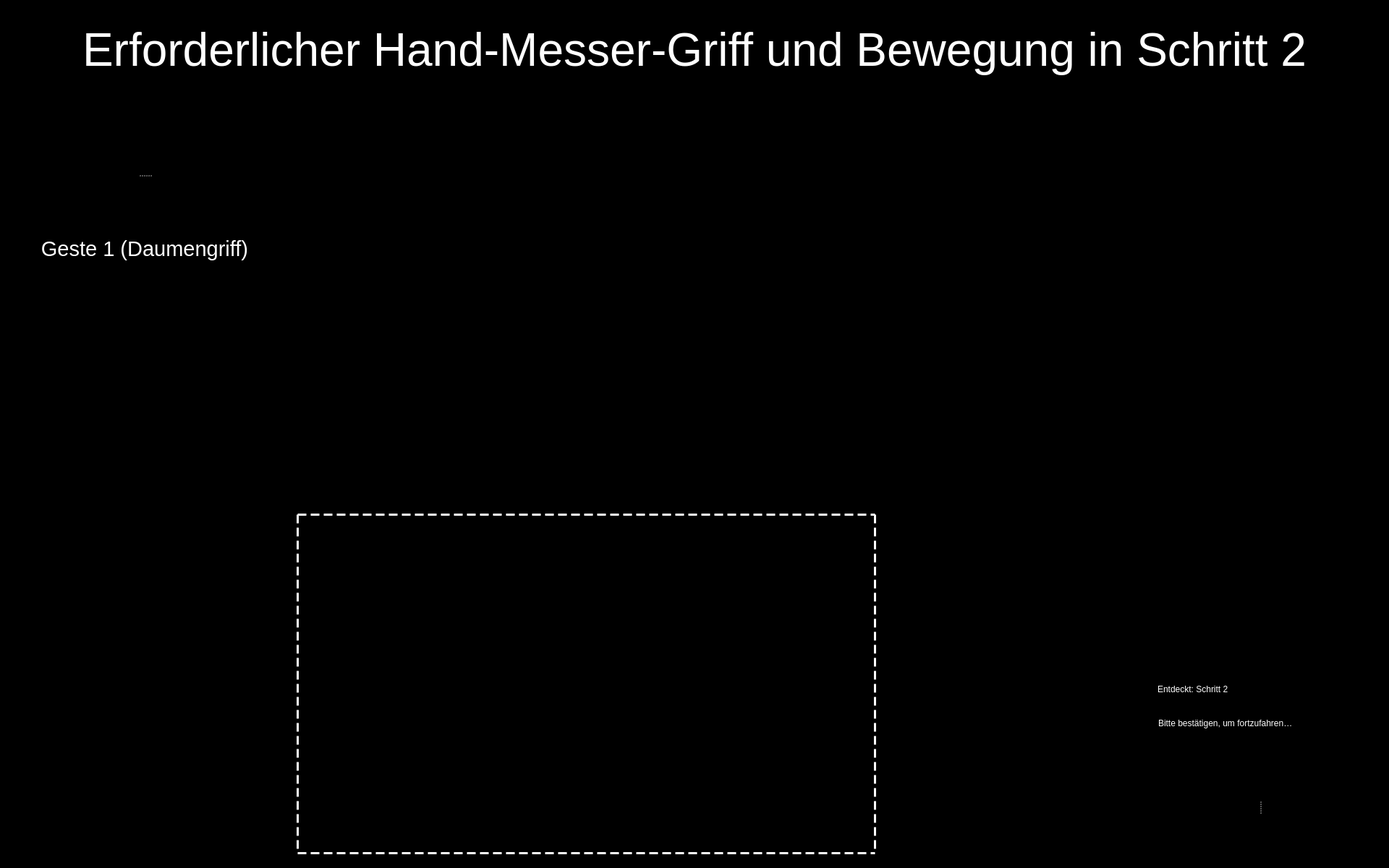
<?xml version="1.0" encoding="UTF-8"?>
<ui version="4.0">
 <class>Entry_Step_2_UI</class>
 <widget class="QWidget" name="Entry_Step_2_UI">
  <property name="windowModality">
   <enum>Qt::WindowModal</enum>
  </property>
  <property name="enabled">
   <bool>true</bool>
  </property>
  <property name="geometry">
   <rect>
    <x>0</x>
    <y>0</y>
    <width>1920</width>
    <height>1200</height>
   </rect>
  </property>
  <property name="sizePolicy">
   <sizepolicy hsizetype="Preferred" vsizetype="Preferred">
    <horstretch>0</horstretch>
    <verstretch>0</verstretch>
   </sizepolicy>
  </property>
  <property name="minimumSize">
   <size>
    <width>0</width>
    <height>0</height>
   </size>
  </property>
  <property name="maximumSize">
   <size>
    <width>1920</width>
    <height>1200</height>
   </size>
  </property>
  <property name="windowTitle">
   <string>Food Assist</string>
  </property>
  <property name="windowOpacity">
   <double>1.000000000000000</double>
  </property>
  <property name="styleSheet">
   <string notr="true">background-color: rgb(0, 0, 0);</string>
  </property>
  <widget class="QWidget" name="widget" native="true">
   <property name="geometry">
    <rect>
     <x>1540</x>
     <y>930</y>
     <width>371</width>
     <height>91</height>
    </rect>
   </property>
   <property name="styleSheet">
    <string notr="true">background-color: rgb(0, 0, 0);</string>
   </property>
   <widget class="QLabel" name="label">
    <property name="geometry">
     <rect>
      <x>10</x>
      <y>0</y>
      <width>41</width>
      <height>51</height>
     </rect>
    </property>
    <property name="styleSheet">
     <string notr="true"/>
    </property>
    <property name="text">
     <string/>
    </property>
    <property name="pixmap">
     <pixmap resource="resources/res.qrc">:/img/Icon Detected.svg</pixmap>
    </property>
    <property name="alignment">
     <set>Qt::AlignRight|Qt::AlignTrailing|Qt::AlignVCenter</set>
    </property>
   </widget>
   <widget class="QLabel" name="label_2">
    <property name="geometry">
     <rect>
      <x>60</x>
      <y>3</y>
      <width>311</width>
      <height>40</height>
     </rect>
    </property>
    <property name="styleSheet">
     <string notr="true">font: 75 28pt &quot;Arial&quot;;
color: rgb(255, 255, 255);</string>
    </property>
    <property name="text">
     <string>Entdeckt: Schritt 2</string>
    </property>
    <property name="textFormat">
     <enum>Qt::RichText</enum>
    </property>
   </widget>
   <widget class="QLabel" name="label_3">
    <property name="geometry">
     <rect>
      <x>61</x>
      <y>54</y>
      <width>321</width>
      <height>31</height>
     </rect>
    </property>
    <property name="styleSheet">
     <string notr="true">font: 14pt &quot;Arial&quot;;
color: rgb(255, 255, 255)</string>
    </property>
    <property name="text">
     <string>Bitte bestätigen, um fortzufahren…</string>
    </property>
   </widget>
  </widget>
  <widget class="QLabel" name="img_detected_step2">
   <property name="geometry">
    <rect>
     <x>1410</x>
     <y>400</y>
     <width>631</width>
     <height>521</height>
    </rect>
   </property>
   <property name="frameShape">
    <enum>QFrame::NoFrame</enum>
   </property>
   <property name="text">
    <string/>
   </property>
   <property name="pixmap">
    <pixmap resource="resources/res.qrc">:/detected steps/Detected Step2.png</pixmap>
   </property>
   <property name="scaledContents">
    <bool>true</bool>
   </property>
  </widget>
  <widget class="QLabel" name="label_8">
   <property name="geometry">
    <rect>
     <x>410</x>
     <y>710</y>
     <width>801</width>
     <height>471</height>
    </rect>
   </property>
   <property name="styleSheet">
    <string notr="true">border :3px solid white;
border-style : dashed;
background-color: rgb(0, 0, 0, 0);</string>
   </property>
   <property name="text">
    <string/>
   </property>
  </widget>
  <widget class="QWidget" name="widget_2" native="true">
   <property name="geometry">
    <rect>
     <x>1559</x>
     <y>1030</y>
     <width>361</width>
     <height>161</height>
    </rect>
   </property>
   <property name="styleSheet">
    <string notr="true">background-color: rgb(0,0,0);</string>
   </property>
   <widget class="QSplitter" name="splitter">
    <property name="geometry">
     <rect>
      <x>10</x>
      <y>10</y>
      <width>345</width>
      <height>150</height>
     </rect>
    </property>
    <property name="frameShape">
     <enum>QFrame::NoFrame</enum>
    </property>
    <property name="frameShadow">
     <enum>QFrame::Plain</enum>
    </property>
    <property name="lineWidth">
     <number>0</number>
    </property>
    <property name="orientation">
     <enum>Qt::Horizontal</enum>
    </property>
    <property name="opaqueResize">
     <bool>false</bool>
    </property>
    <property name="handleWidth">
     <number>45</number>
    </property>
    <property name="childrenCollapsible">
     <bool>false</bool>
    </property>
    <widget class="QPushButton" name="button_yes">
     <property name="enabled">
      <bool>true</bool>
     </property>
     <property name="minimumSize">
      <size>
       <width>81</width>
       <height>81</height>
      </size>
     </property>
     <property name="maximumSize">
      <size>
       <width>150</width>
       <height>150</height>
      </size>
     </property>
     <property name="cursor">
      <cursorShape>OpenHandCursor</cursorShape>
     </property>
     <property name="focusPolicy">
      <enum>Qt::WheelFocus</enum>
     </property>
     <property name="contextMenuPolicy">
      <enum>Qt::DefaultContextMenu</enum>
     </property>
     <property name="icon">
      <iconset resource="resources/res.qrc">
       <normaloff>:/buttons/Button Yes.svg</normaloff>:/buttons/Button Yes.svg</iconset>
     </property>
     <property name="iconSize">
      <size>
       <width>144</width>
       <height>144</height>
      </size>
     </property>
     <property name="autoDefault">
      <bool>false</bool>
     </property>
     <property name="default">
      <bool>false</bool>
     </property>
     <property name="flat">
      <bool>true</bool>
     </property>
    </widget>
    <widget class="QPushButton" name="button_no">
     <property name="enabled">
      <bool>true</bool>
     </property>
     <property name="minimumSize">
      <size>
       <width>81</width>
       <height>81</height>
      </size>
     </property>
     <property name="maximumSize">
      <size>
       <width>150</width>
       <height>150</height>
      </size>
     </property>
     <property name="cursor">
      <cursorShape>OpenHandCursor</cursorShape>
     </property>
     <property name="focusPolicy">
      <enum>Qt::WheelFocus</enum>
     </property>
     <property name="contextMenuPolicy">
      <enum>Qt::DefaultContextMenu</enum>
     </property>
     <property name="icon">
      <iconset resource="resources/res.qrc">
       <normaloff>:/buttons/Button No.svg</normaloff>:/buttons/Button No.svg</iconset>
     </property>
     <property name="iconSize">
      <size>
       <width>144</width>
       <height>144</height>
      </size>
     </property>
     <property name="autoDefault">
      <bool>false</bool>
     </property>
     <property name="default">
      <bool>false</bool>
     </property>
     <property name="flat">
      <bool>true</bool>
     </property>
    </widget>
   </widget>
  </widget>
  <widget class="QSplitter" name="splitter_2">
   <property name="geometry">
    <rect>
     <x>40</x>
     <y>160</y>
     <width>320</width>
     <height>282</height>
    </rect>
   </property>
   <property name="orientation">
    <enum>Qt::Vertical</enum>
   </property>
   <widget class="QLabel" name="image_required_1">
    <property name="maximumSize">
     <size>
      <width>320</width>
      <height>240</height>
     </size>
    </property>
    <property name="text">
     <string/>
    </property>
    <property name="pixmap">
     <pixmap resource="resources/res.qrc">:/img/left_step2_gesture1_2.png</pixmap>
    </property>
    <property name="scaledContents">
     <bool>true</bool>
    </property>
   </widget>
   <widget class="QLabel" name="text_required_1">
    <property name="font">
     <font>
      <family>Arial</family>
      <pointsize>22</pointsize>
      <weight>9</weight>
      <italic>false</italic>
      <bold>false</bold>
     </font>
    </property>
    <property name="styleSheet">
     <string notr="true">font: 75 22pt &quot;Arial&quot;;
color: rgb(255, 255, 255);</string>
    </property>
    <property name="text">
     <string>Geste 1 (Daumengriff)</string>
    </property>
    <property name="textFormat">
     <enum>Qt::PlainText</enum>
    </property>
    <property name="alignment">
     <set>Qt::AlignCenter</set>
    </property>
    <property name="wordWrap">
     <bool>true</bool>
    </property>
   </widget>
  </widget>
  <widget class="QLabel" name="label_text_1">
   <property name="geometry">
    <rect>
     <x>40</x>
     <y>20</y>
     <width>1840</width>
     <height>100</height>
    </rect>
   </property>
   <property name="font">
    <font>
     <family>Arial</family>
     <pointsize>48</pointsize>
     <weight>9</weight>
     <italic>false</italic>
     <bold>false</bold>
    </font>
   </property>
   <property name="styleSheet">
    <string notr="true">font: 75 48pt &quot;Arial&quot;;
color: rgb(255, 255, 255);</string>
   </property>
   <property name="text">
    <string>Erforderlicher Hand-Messer-Griff und Bewegung in Schritt 2</string>
   </property>
   <property name="textFormat">
    <enum>Qt::RichText</enum>
   </property>
   <property name="alignment">
    <set>Qt::AlignCenter</set>
   </property>
   <property name="wordWrap">
    <bool>true</bool>
   </property>
  </widget>
 </widget>
 <resources>
  <include location="resources/res.qrc"/>
 </resources>
 <connections/>
</ui>
